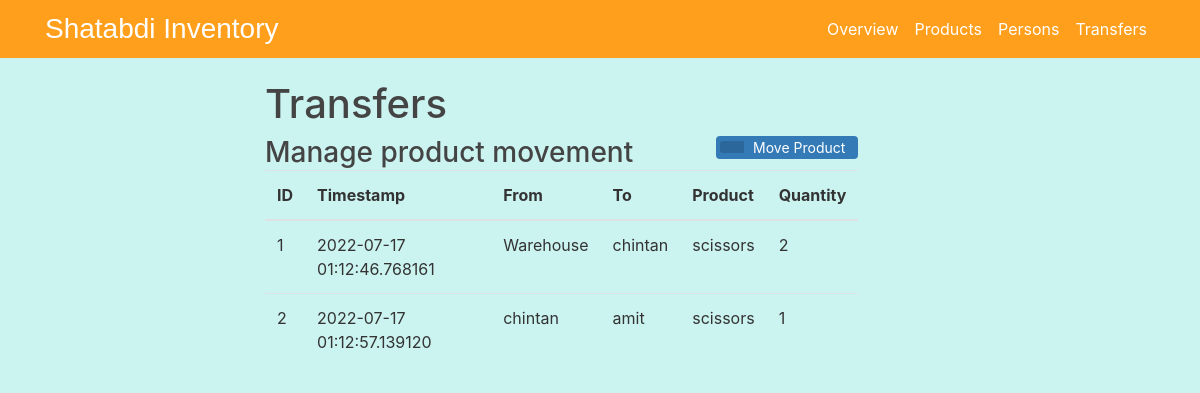
Before: /Transfers with the older database file.
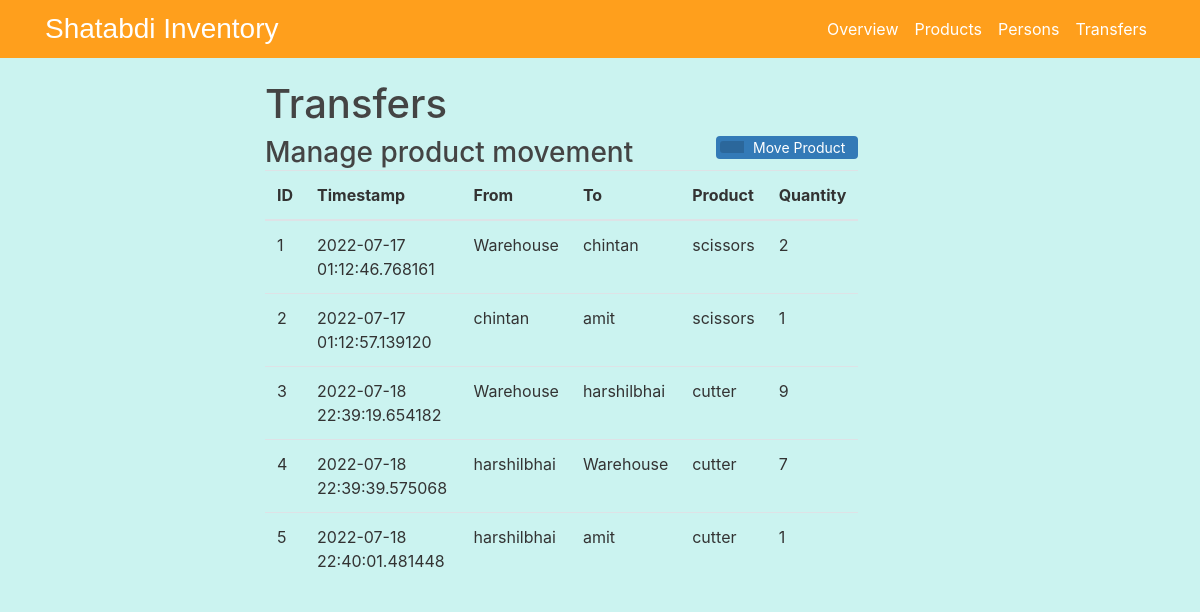
After: the same page with the newer database file.
### flaskinventory/models.py (models this page shows, shortened)
class Movement(db.Model):
    mid = db.Column(db.Integer, primary_key= True)
    ts = db.Column(db.DateTime, default=datetime.utcnow)
    frm = db.Column(db.String(20), nullable = False)
    to = db.Column(db.String(20), nullable = False)
    pname = db.Column(db.String(20), nullable = False)
    pqty = db.Column(db.Integer, nullable = False)

### flaskinventory/routes.py (the view, shortened to what this page needs)
@app.route("/Transfers", methods = ['GET', 'POST'])
def move():
    form = moveproduct()
    details = Movement.query.all()
    pdetails = Product.query.all()
    exists = bool(Movement.query.all())
    if exists== False and request.method == 'GET' :
            flash(f'Transfer products  to view','info')
    prod_choices = Product.query.with_entities(Product.prod_name,Product.prod_name).all()
    loc_choices = Location.query.with_entities(Location.loc_name,Location.loc_name).all()
    prod_list_names = []
    src_list_names,dest_list_names=[('Warehouse','Warehouse')],[('Warehouse','Warehouse')]
    prod_list_names+=prod_choices
    src_list_names+=loc_choices
    dest_list_names+=loc_choices
    form.mprodname.choices = prod_list_names
    form.src.choices = src_list_names
    form.destination.choices = dest_list_names
    return render_template('move.html',title = 'Transfers',form = form,details= details)

### flaskinventory/templates/move.html (shortened to what this page needs)
{% extends "overview.html" %}
{% block content %}
<div class="container">
  <h1>Transfers</h1>
  <div>
    <h3 style="display: inline-block;margin:0;"> Manage product movement</h3>
    <button id="Move_Prod" type="button" class="btn btn-add" data-toggle="modal" data-target="#exampleModal">
      <span class="btn-icon-add"></span>Move Product</button>
  </div>
  <table class="table table-hover">
    <thead>
      <tr>
        <th>ID</th>
        <th>Timestamp</th>
        <th>From</th>
        <th>To</th>
        <th>Product</th>
        <th>Quantity </th>
      </tr>
    </thead>
    <tbody>
      {%for d in details%}
      <tr>
        <td>{{d.mid}}</td>
        <td>{{d.ts}}</td>
        <td>{{d.frm}}</td>
        <td>{{d.to}}</td>
        <td>{{d.pname}}</td>
        <td>{{d.pqty}}</td>
      </tr>
      {% endfor %}
    </tbody>
  </table>
</div>
{% endblock content %}

### flaskinventory/templates/overview.html (shortened to what this page needs)
<!DOCTYPE html>
<htmls>
  <head>
    <link rel="stylesheet" href="https://maxcdn.bootstrapcdn.com/bootstrap/4.0.0/css/bootstrap.min.css"
>
    <link rel="stylesheet" type="text/css" href="{{ url_for('static', filename='main.css') }}">
    <link href="//netdna.bootstrapcdn.com/bootstrap/3.0.0/css/bootstrap-glyphicons.css" rel="stylesheet">
  </head>
  <body>
    <header class="site-header">
      <nav class="navbar navbar-expand-md navbar-dark bg-steel fixed-top">
        <div class="container">
          <a class="Main" href="/Overview">Shatabdi Inventory</a>
          <div class="collapse navbar-collapse" id="navbarToggle">
            <div class="navbar-nav">
              <a class="nav-item nav-link" id="Overvieww" href="/">Overview</a>
              <a class="nav-item nav-link" id="Productt" href="/Product">Products</a>
              <a class="nav-item nav-link" id="Locationn" href="/Location">Persons</a>
              <a class="nav-item nav-link" id="Transferss" href="/Transfers">Transfers</a>
            </div>
          </div>
        </div>
      </nav>
    </header>
    <main role="main" class="container-content">
      <div class="row">
        <div class="col-md-8">
          {% block content %}{% endblock %}
      </div>
      </div>
    </main>
    </head>
  </body>
  </html>

### flaskinventory/static/main.css (style rules this page uses)
body { background: #CBF3F0; color: #333333; margin-top: 5rem; }
h1, h2, h3, h4, h5, h6 { color: #444444; }
a { color: white; }
.btn-icon-add { position: relative; left: -9px; display: inline-block;padding: 6px 12px; background: rgba(0,0,0,0.15); border-radius: 3px 0 0 3px; color: white; font-size: 14px; }
.btn-add { padding-top: 0; padding-bottom: 0; background-color:#337ab7; color: white; font-size: 14px; float: right; }
.btn { margin-bottom:5px;font-size: 14px; }
.container-content { margin-top: 60px; margin-left: 250px; }
.Main { color: white; font-family: sans-serif; font-size: 28px; }
.bg-steel { background-color: #FF9F1C; }
.site-header .navbar-nav .nav-link { color:white ; }
html, body { height: 100%; }

Changed rows visible on the page:
added Movement: mid "3", ts "2022-07-18 22:39:19.654182", frm "Warehouse", to "harshilbhai", pname "cutter", pqty "9"
added Movement: mid "4", ts "2022-07-18 22:39:39.575068", frm "harshilbhai", to "Warehouse", pname "cutter", pqty "7"
added Movement: mid "5", ts "2022-07-18 22:40:01.481448", frm "harshilbhai", to "amit", pname "cutter", pqty "1"
